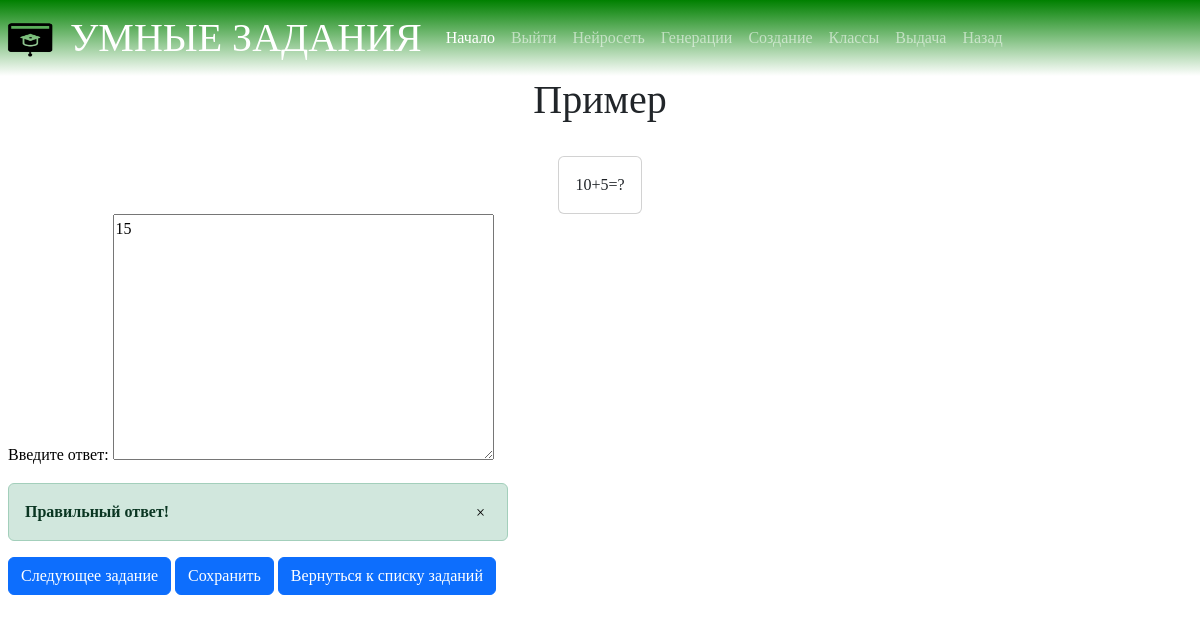
/lk/student_task/12 (signed in), run on the app's committed database.
### main/models.py (models this page shows, shortened)
class StudentTask(models.Model):
    task = models.ForeignKey(Task, verbose_name='Задание', on_delete=models.CASCADE)
    student = models.ForeignKey(Student, verbose_name="Ученик", on_delete=models.CASCADE)
    teacher = models.ForeignKey(Teacher, verbose_name="Учитель", on_delete=models.CASCADE)
    student_answer = models.TextField("Ответ ученика")
    is_right = models.BooleanField("Правильно?", blank=True, null=True)
    teacher_check = models.BooleanField("Нужна проверка?", default=False)
    teaher_comment = models.TextField("Комментарий учителя", blank=True, null=True)
    get_date = models.DateTimeField("Дата выдачи", auto_now_add=True)
    done_date = models.DateTimeField("Дата выполнения", null=True, blank=True)
    limite_date = models.DateTimeField("Лимит выполнения", null=True, blank=True)
    class Meta:
        verbose_name = 'Задание ученика'
        verbose_name_plural = "Задания учеников"

class Task(models.Model):
    name = models.CharField("Название", max_length=255, default="")
    grade = models.IntegerField("Класс")
    level_of_knowledge = models.IntegerField("Уровень знаний")
    task_text = models.TextField("Текст задания")
    answer = models.CharField("Ответ", max_length=255, null=True, blank=True)
    subject = models.ForeignKey(Subject, verbose_name="Предмет", on_delete=models.CASCADE)
    theme = models.ForeignKey(Theme, verbose_name="Тема", on_delete=models.CASCADE, null=True, blank=True)
    is_neural = models.BooleanField("Написано нейросетью?", default=False)
    teacher_check = models.BooleanField("Нужна проверка?", default=False)
    class Meta:
        verbose_name = 'Задание'
        verbose_name_plural = "Задания"

### main/views.py (the view, shortened to what this page needs)
# urls.py: path("lk/student_task/<int:student_task_id>", views.student_task_do, name="student_task_do"),
def student_task_do(request, student_task_id=0):
    if student_task_id != 0:
        student_task = models.StudentTask.objects.get(id=student_task_id)
    else:
        student_task = models.StudentTask.objects.filter(student__user__id=request.user.id, student_answer="").first()
        if not student_task:
            return redirect(reverse('student_task_list', args=[0]))
    form = forms.DoTaskForm(instance=student_task)
    return render(request, "student_task_do.html", {
        "student_task": student_task,
        "form": form
    })

### main/forms.py
class DoTaskForm(forms.ModelForm):
    class Meta:
        model = models.StudentTask
        fields = ("student_answer",)
        labels = {
            "student_answer": "Введите ответ:"
        }

### main/templates/student_task_do.html (shortened to what this page needs)
{% extends "base.html" %}
{% block content %}
    <h1>{{ student_task.task.name }}</h1>
    <br>
    <div class="mx-2">
        <div class="task_do">
            <div class="card" style="margin: 10px; width: fit-content; margin: auto">
                <div class="card-body">
                    {{ student_task.task.task_text }}
                </div>
            </div>
            <form method="post">
                {{ form.as_p }}
                {% if not student_task.teacher_check and student_task.student_answer != "" %}
                    {% if student_task.student_answer != student_task.task.answer %}
                        <div class="alert alert-danger alert-dismissible fade show" style="padding-right: 16px"
                             role="alert"><strong>Неправильный ответ.</strong>
                            <button type="button"
                                    style="background-color: Transparent; border: none; float: right;"
                                    data-dismiss="alert" aria-label="Close">
                                <span aria-hidden="true">&times;</span>
                        </div>
                    {% else %}
                        <div class="alert alert-success alert-dismissible fade show"
                             style="padding-right: 16px; width: 500px; " role="alert"><strong>Правильный ответ!</strong>
                            <button type="button"
                                    style="background-color: Transparent; border: none; float: right;"
                                    data-dismiss="alert" aria-label="Close">
                                <span aria-hidden="true">&times;</span>
                        </div>
                    {% endif %}
                    <a class="btn btn-primary" href="{% url "student_task_do" 0 %}">Следующее задание</a>
                {% endif %}
                <button class="btn btn-primary" type="submit"
                        {% if student_task.teacher_check and student_task.student_answer != "" %} disabled{% endif %}>
                    Сохранить
                </button>
                <a class="btn btn-primary" href="{% url "student_task_list" 0 %}">Вернуться к списку заданий</a>
            </form>
        </div>
    </div>
{% endblock %}

### static/css/main.css (style rules this page uses)
html, body { height: 100%; }
body { margin: 0; background: whitesmoke; }
h1 { font-family: Didot ; color: Green; text-align: center; }
p { color: black }
a { color: darkgrey; }
* { font-family: Verdana; }

### data on the page
StudentTask: task.name "Пример", task.task_text "10+5=?", student_answer "15"
